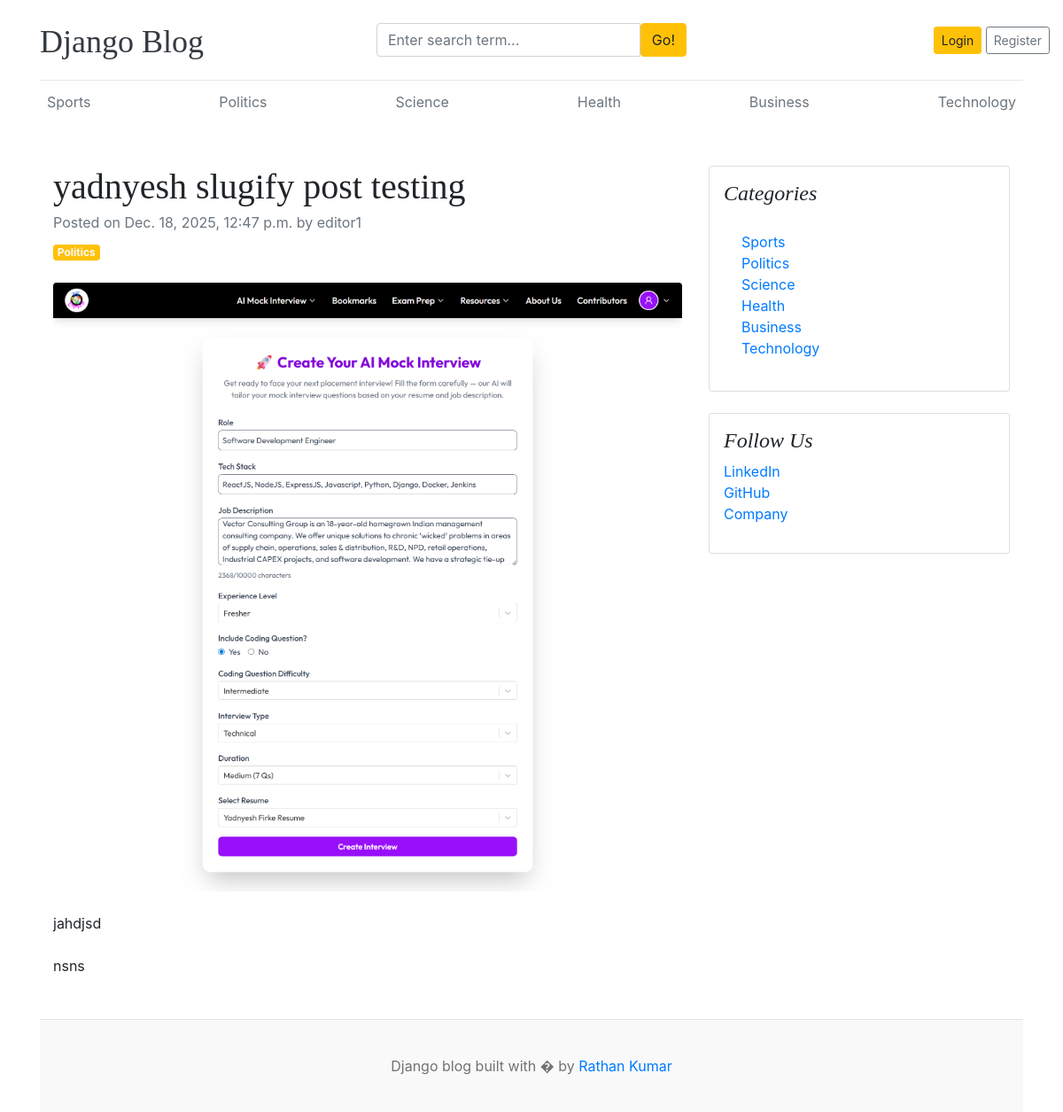
/blogs/yadnyesh-slugify-post-testing/, run on the app's committed database.
### blogs/models.py (models this page shows, shortened)
class Category(models.Model):
    category_name = models.CharField(max_length=50, unique=True)
    created_at = models.DateTimeField(auto_now_add=True)
    updated_at = models.DateTimeField(auto_now=True)
    class Meta:
        verbose_name_plural = "categories"
    def __str__(self):
        return self.category_name

class Blog(models.Model):
    title = models.CharField(max_length=100)
    slug = models.SlugField(max_length=150, unique=True)
    category = models.ForeignKey(Category, on_delete=models.CASCADE)
    author = models.ForeignKey(User, on_delete=models.CASCADE)
    featured_image = models.ImageField(upload_to='uploads/%Y%m/%d')
    short_description = models.TextField(max_length=500)
    blog_body = models.TextField(max_length=2000)
    status = models.CharField(max_length=20, choices=(("Draft", "Draft"), ("Published", "Published")), default="Draft")
    is_featured = models.BooleanField(default=False)
    created_at = models.DateTimeField(auto_now_add=True)
    updated_at = models.DateTimeField(auto_now=True)

### miscellaneous/models.py (models this page shows, shortened)
class SocialLink(models.Model):
    platform = models.CharField(max_length=50)
    link = models.URLField(max_length=200)
    created_at = models.DateTimeField(auto_now_add=True)
    updated_at = models.DateTimeField(auto_now=True)
    class Meta:
        verbose_name_plural = "social links"

### blogs/views.py (the view)
# urls.py: path('blogs/<slug:slug>/', BlogsView.blogs, name='blogs'),
def blogs(request, slug):
    single_blog = get_object_or_404(Blog, slug=slug, status="Published")
    context = {
        'single_blog': single_blog,
    }
    return render(request, 'blogs.html', context)

### blogs/context_processors.py (called while the page is built)
def get_categories(request):
    categories = Category.objects.all()
    return dict(categories=categories)

def get_social_links(request):
    social_links = SocialLink.objects.all()
    return dict(social_links=social_links)

### templates/blogs.html
{% extends 'base.html' %}
{% block content %}
<div class="container mt-5">
    <div class="row">
        <div class="col-lg-8">
            <article>
                <header class="mb-4">
                    <h1 class="fw-bolder mb-1">{{single_blog.title}}</h1>
                    <div class="text-muted fst-italic mb-2">Posted on {{single_blog.created_at}} by {{single_blog.author}}</div>
                    <a class="badge bg-warning text-decoration-none text-light" href="#!">{{single_blog.category}}</a>
                </header>
                <figure class="mb-4"><img class="img-fluid rounded" src="{{single_blog.featured_image.url}}" alt="..." /></figure>
                <section class="mb-5">
                    <p class="fs-5 mb-4">{{single_blog.short_description}}</p>
                    <p class="fs-5 mb-4">{{single_blog.blog_body}}</p>
                    </section>
            </article>
        </div>
        <div class="col-lg-4">
            <div class="card mb-4 p-3">
                <h4 class="font-italic">Categories</h4>
                <div class="card-body">
                    <div class="row">
                        <div class="col-sm-6">
                            <ul class="list-unstyled mb-0">
                                {% for cat in categories %}
                                <li><a href="{% url 'posts_by_category' cat.id %}">{{cat.category_name}}</a></li>
                                {% endfor %}
                            </ul>
                        </div>
                    </div>
                </div>
            </div>
            {% if social_links %}
            <div class="card mb-4 p-3">
                <h4 class="font-italic">Follow Us</h4>
                <ol class="list-unstyled">
                    {% for link in social_links %}
                    <li><a href="{{link.link}}" target="_blank">{{link.platform}}</a></li>
                    {% endfor %}
                </ol>
            </div>
            {% endif %}
        </div>
    </div>
</div>
{% endblock %}

### templates/base.html (shortened to what this page needs)
{% load static %}
<!DOCTYPE html>
<html lang="en">
<head>
    <link href="https://getbootstrap.com/docs/4.0/dist/css/bootstrap.min.css" rel="stylesheet">
    <link href="{% static 'css/blog.css' %}" rel="stylesheet">
    <link rel="stylesheet" href="https://cdnjs.cloudflare.com/ajax/libs/font-awesome/4.7.0/css/font-awesome.min.css">
  </head>
<body>
    <div class="container">
      <header class="blog-header py-3">
        <div class="row flex-nowrap justify-content-between align-items-center">
          <div class="col-4 pt-1">
            <a class="blog-header-logo text-dark" href="/">Django Blog</a>
          </div>
          <div class="col-4 search-col">
            <form action="{% url 'search' %}" method="get">
              <div class="input-group">
                <input class="form-control" name="keyword" value="{{keyword}}" type="text" placeholder="Enter search term..." aria-label="Enter search term..." aria-describedby="button-search" />
                <button type="submit" class="btn btn-warning" id="button-search" type="button">Go!</button>
              </div>
            </form>
          </div>
          <div class="col-4 d-flex justify-content-end align-items-center">
            {% if not user.is_authenticated %}
            <a class="btn btn-sm btn-warning" href="{% url 'login' %}">Login</a> &nbsp;
            <a class="btn btn-sm btn-outline-secondary" href="{% url 'register' %}">Register</a>
            {% else %}
            <span class="mr-2">Hello, {{user}}</span>
            &emsp;
            <a class="btn btn-sm btn-warning" href="{% url 'dashboard' %}">Dashboard</a>
            &emsp;
            <a class="btn btn-sm btn-outline-secondary" href="{% url 'logout' %}">Logout</a>
            {% endif %}
          </div>
        </div>
      </header>
      <div class="nav-scroller py-1 mb-2">
        <nav class="nav d-flex justify-content-between">
            {% for cat in categories %}
          <a class="p-2 text-muted" href="{% url 'posts_by_category' cat.id  %}">{{cat.category_name}}</a>
          {% endfor %}
        </nav>
      </div>
{% block content %}
{% endblock %}
    <footer class="blog-footer">
        <p>Django blog built with � by <a href="#">Rathan Kumar</a></p>
    </footer>
  </body>
</html>

### blog_main/static/css/blog.css (style rules this page uses)
.blog-header { border-bottom: 1px solid #e5e5e5; }
.blog-header-logo { font-family: "Playfair Display", Georgia, "Times New Roman", serif; font-size: 2.25rem; }
h1, h2, h3, h4, h5, h6 { font-family: "Playfair Display", Georgia, "Times New Roman", serif; }
.search-col { margin-right: 30px; }
.blog-footer { padding: 2.5rem 0; color: #727272; text-align: center; background-color: #f9f9f9; border-top: .05rem solid #e5e5e5; }
.blog-footer p:last-child { margin-bottom: 0; }

### data on the page
Category: category_name "Sports"
Category: category_name "Politics"
Category: category_name "Science"
Category: category_name "Health"
Category: category_name "Business"
Category: category_name "Technology"
Blog: title "yadnyesh slugify post testing", created_at "Dec. 18, 2025, 12:47 p.m.", author "editor1", category "Politics", featured_image (picture), short_description "jahdjsd", blog_body "nsns"
SocialLink: platform "LinkedIn"
SocialLink: platform "GitHub"
SocialLink: platform "Company"
